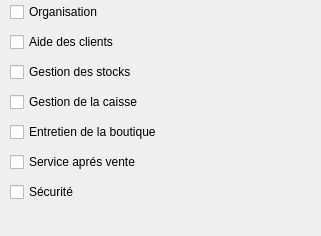
              <widget class="QWidget" name="page_7">
               <property name="geometry">
                <rect>
                 <x>0</x>
                 <y>0</y>
                 <width>321</width>
                 <height>236</height>
                </rect>
               </property>
               <attribute name="label">
                <string>Taches</string>
               </attribute>
               <widget class="QCheckBox" name="checkBox">
                <property name="geometry">
                 <rect>
                  <x>10</x>
                  <y>0</y>
                  <width>251</width>
                  <height>24</height>
                 </rect>
                </property>
                <property name="text">
                 <string>Organisation</string>
                </property>
               </widget>
               <widget class="QCheckBox" name="checkBox_2">
                <property name="geometry">
                 <rect>
                  <x>10</x>
                  <y>30</y>
                  <width>271</width>
                  <height>24</height>
                 </rect>
                </property>
                <property name="text">
                 <string>Aide des clients</string>
                </property>
               </widget>
               <widget class="QCheckBox" name="checkBox_3">
                <property name="geometry">
                 <rect>
                  <x>10</x>
                  <y>60</y>
                  <width>251</width>
                  <height>24</height>
                 </rect>
                </property>
                <property name="text">
                 <string>Gestion des stocks</string>
                </property>
               </widget>
               <widget class="QCheckBox" name="checkBox_4">
                <property name="geometry">
                 <rect>
                  <x>10</x>
                  <y>90</y>
                  <width>201</width>
                  <height>24</height>
                 </rect>
                </property>
                <property name="text">
                 <string>Gestion de la caisse</string>
                </property>
               </widget>
               <widget class="QCheckBox" name="checkBox_5">
                <property name="geometry">
                 <rect>
                  <x>10</x>
                  <y>120</y>
                  <width>191</width>
                  <height>24</height>
                 </rect>
                </property>
                <property name="text">
                 <string>Entretien de la boutique</string>
                </property>
               </widget>
               <widget class="QCheckBox" name="checkBox_6">
                <property name="geometry">
                 <rect>
                  <x>10</x>
                  <y>150</y>
                  <width>231</width>
                  <height>24</height>
                 </rect>
                </property>
                <property name="text">
                 <string>Service aprés vente</string>
                </property>
               </widget>
               <widget class="QCheckBox" name="checkBox_7">
                <property name="geometry">
                 <rect>
                  <x>10</x>
                  <y>180</y>
                  <width>181</width>
                  <height>24</height>
                 </rect>
                </property>
                <property name="text">
                 <string>Sécurité</string>
                </property>
               </widget>
              </widget>
